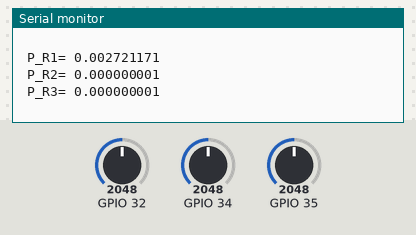
Recording of a sketch running on a simulated ESP32. Parts: the last lines printed to the serial monitor. The inputs (shaded band) are chosen by the test bench; at power-on: GPIO 32 = 2048, GPIO 34 = 2048, GPIO 35 = 2048.

Above: at 1.2 s.
1.3 s: GPIO 32 set to 2866
At 2.6 s:
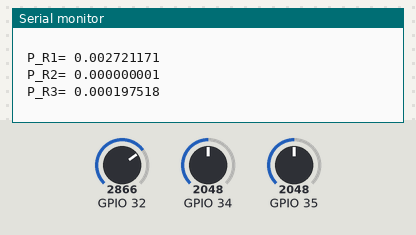
2.8 s: GPIO 34 set to 2866
At 4.2 s:
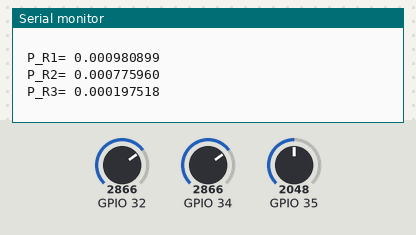
4.3 s: GPIO 35 set to 2866
5.8 s: GPIO 32 set to 3603
At 6.9 s:
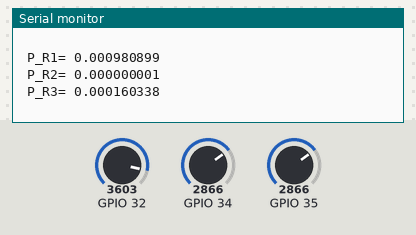
7.3 s: GPIO 34 set to 3603
At 8.6 s:
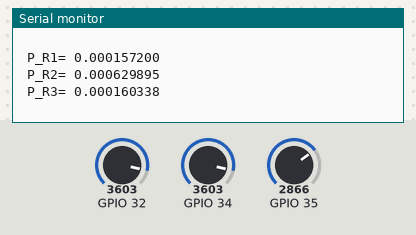
8.8 s: GPIO 35 set to 3603
At 10.9 s:
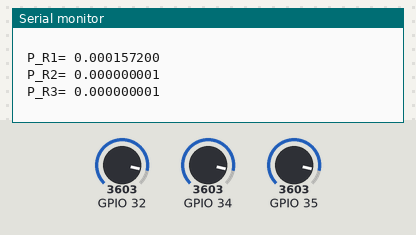
Timing chart, 0 to 11.3 s (numbered marks = the images above; inputs shaded):
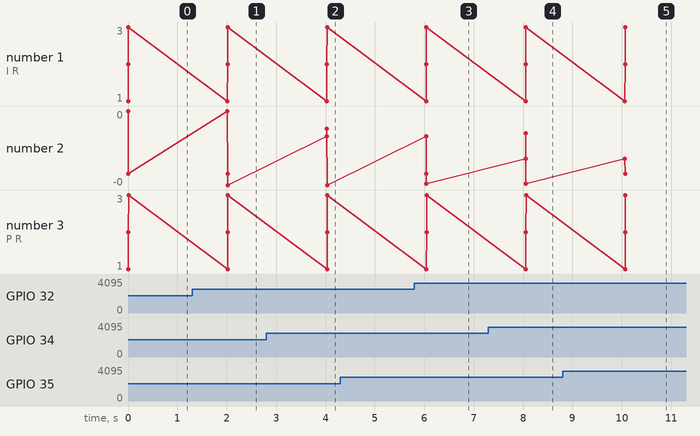

The sketch:

Sheet_2.1.ino
```cpp
void setup() {
  pinMode(35,INPUT);
  pinMode(34,INPUT);
  pinMode(32,INPUT);
  Serial.begin(115200);

}

void loop() {
  float V1= analogRead(34) *3.300 / 4095.0;
  float V2= analogRead(35) *3.300 / 4095.0;
  float V3= analogRead(32) *3.300 / 4095.0;
  float V_R1 = 3.300 - V1;
  float V_R2 = V1 - V2;
  float V_R3 = V2-V3;

  float R1=1000;
  float R2=560;
  float R3=2200;
  float Res=R1+R2+R3;
  double I=3.300/Res;

  double I1=V_R1/R1;
  double I2=V_R2/R2;
  double I3=V_R3/R3;

  double P_R1=V_R1*I1;
  double P_R2=V_R2*I2;
  double P_R3=V_R3*I3;

  Serial.print(" V_R1= "); Serial.print(V_R1);
  Serial.print(" \n");
  Serial.print(" V_R2= "); Serial.print(V_R2);
  Serial.print("\n");
  Serial.print(" V_R3= "); Serial.print(V_R3);
  Serial.print("\n");
  Serial.print("\n");
  Serial.print(" Va= "); Serial.print(analogRead(34));
  Serial.print(" \n");
  Serial.print(" Vb= "); Serial.print(analogRead(35));
  Serial.print(" \n");
  Serial.print(" \n");
  Serial.print(" I= "); Serial.print(I,9);
  Serial.print(" \n");
  Serial.print(" I_R1= "); Serial.print(I1,9);
  Serial.print(" \n");
  Serial.print(" I_R2= "); Serial.print(I2,9);
  Serial.print(" \n");
  Serial.print(" I_R3= "); Serial.print(I3,9);
  Serial.print(" \n");
  Serial.print(" \n");
  Serial.print(" P_R1= "); Serial.print(P_R1,9);
  Serial.print(" \n");
  Serial.print(" P_R2= "); Serial.print(P_R2,9);
  Serial.print(" \n");
  Serial.print(" P_R3= "); Serial.print(P_R3,9);
  Serial.print(" \n");
  Serial.print(" \n");
  delay(2000);


}
```

Measured:
- after the input at 1.3 s, the serial monitor: prints a new line after 0.71 s (image 1)
- after the input at 2.8 s, the serial monitor: prints a new line after 1.2 s (image 2)
- after the input at 5.8 s, the serial monitor: prints a new line after 0.24 s (image 3)
- after the input at 7.3 s, the serial monitor: prints a new line after 0.75 s (image 4)
- after the input at 8.8 s, the serial monitor: prints a new line after 1.3 s (image 5)
- plotted number 2: 0 → -0 after the input at 1.3 s, -0 → -0 after the input at 5.8 s
